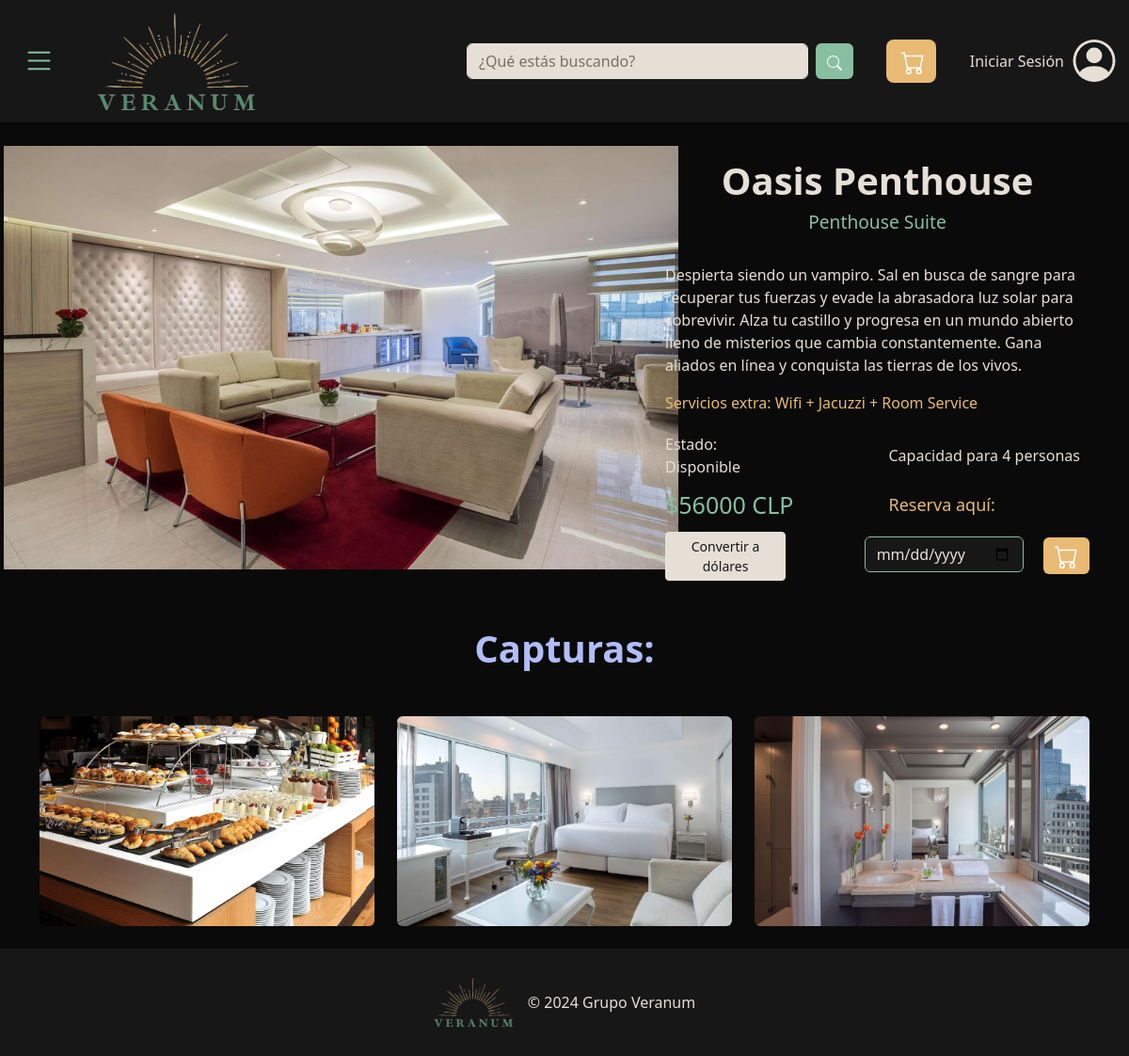
Page /9/ on the committed database.
### Store/models.py (models this page shows)
class Juego(models.Model):
    idJuego       = models.AutoField(primary_key=True)
    nombre        = models.CharField(max_length=50)
    desarrollador = models.ForeignKey('desarrollador', on_delete=models.CASCADE)
    categoria     = models.ForeignKey('categoriaJuego', on_delete=models.CASCADE)
    descripcion   = models.CharField(max_length=550)
    imagen        = models.ImageField(upload_to='juegos/imagenes')
    ytVidId       = models.CharField(max_length=11, null=True)
    precio        = models.IntegerField()
    stock         = models.IntegerField()
    clave         = models.FileField(upload_to='juegos/archivos_zip/',null= False)
    tipoClave     = models.ForeignKey('tipoClave', on_delete=models.CASCADE)

class tipoClave(models.Model):
    idTipo        = models.IntegerField(primary_key=True)
    nombre        = models.CharField(max_length=20)

class desarrollador(models.Model):
    idDev         = models.AutoField(primary_key=True)
    nombre        = models.CharField(max_length=50)

class categoriaJuego(models.Model):
    idCategoria   = models.AutoField(primary_key=True)
    nombre        = models.CharField(max_length=40)

class imgJuegos(models.Model):
    idImg         = models.AutoField(primary_key=True)
    idJuego       = models.ForeignKey('Juego', on_delete=models.CASCADE)
    imagen        = models.ImageField(upload_to='juegos/capturas')

### Store/views.py (the view)
# urls.py: path('<int:idJuego>/', views.verJuego, name='verJuego'),
def verJuego(request, idJuego):
    juego = Juego.objects.get(idJuego = idJuego)
    capturas = imgJuegos.objects.filter(idJuego=juego)
    return render(request, 'juegoplantilla.html', {'juego': juego, 'capturas': capturas})

### Store/templates/juegoplantilla.html (shortened to what this page needs)
{% extends "plantilla_base.html"  %}
{% block contenido %}
<div class="container pt-5">
    <div class="row mt-5 ">
      <div class="col-12 col-lg-7 justify-content-center align-items-center d-flex">
        <img src="{{juego.imagen.url}}" alt="" width="800" height="450">
      </div>
      <div class="col justify-content-end mt-4">
        <h4 style="font-size:40px; text-align: center; color: #e6dfd6; font-weight: bold">{{ juego.nombre }}</h4>
        <h4 style="font-size: larger; text-align: center; color: #88bfa0">{{ juego.tipoClave.nombre }}</h4>
        <p style="color: #e6dfd6; padding-top: 25px;">{{ juego.descripcion }}</p>
        <p style="color: #E8BA74">Servicios extra: {{ juego.desarrollador.nombre }}</p>
        <div class="row align-items-center d-flex">
          <div class="col-4 ">
            <p class="pt-1" id="producto" style="text-align: start; margin-bottom: 10px; color: #e6dfd6;">Estado: {{juego.categoria.nombre}}</p>
          </div>
          <div class="offset-2 col-6">
            <p class="pt-1" id="stock" style="text-align: start; margin-bottom: 10px; color: #e6dfd6"> Capacidad para {{ juego.stock }} personas</p>
          </div>
          <div class="col-6 d-flex align-items-center">
            <p type="text" style="color: success; font-size: 25px; color: #88bfa0; position:relative; margin-bottom: 5px; text-align: start;" class="precioJuego">${{ juego.precio }} CLP</p>
          </div>
          <div class="col-6">
            <p style="font-size: 18px; color: #E8BA74; font-weight: 500; text-align: start; margin-bottom: 5px;">Reserva aquí:</p>
          </div>
          <div class="col-6">
            <button type="button" class="btnConversion btn btn-primary btn-sm mt-1" id="btn_conversion"style="width: 60%;">Convertir a dólares</button>
          </div>
          <div class="col-6 d-flex justify-content-end align-items-center">
            <input type="date" class="fechaReserva form-control" id="fechaReserva" name="fechaReserva" style="width: 85%; height: 45%;background-color: #171717; border-color: #88bfa0; color: #e6dfd6;" required>
            <a class="btn-carro btn btn-primary btn mt-1" href="{% url 'agregarJuegoCarro' idJuego=juego.idJuego%}" role="button" id="btn-carro" style="width: 80px; margin-left: 10%;">
            </a>
          </div>
        </div>
      </div>
    </div>
    <h1 class="mt-5" style="color: #b0bdf8; text-align: center; font-weight: bold;">Capturas:</h1>
    <div class="row mt-5">
      {%for captura in capturas%}
      <div class="col-lg-4 col-md-12 mb-4 mb-lg-0">
        <img src="{{ captura.imagen.url }}"
        class="img-fluid w-100 shadow-1-strong rounded mb-4 hover-overlay img-clickable"
        alt="Captura"
        data-fancybox="galeria1">
      </div>
      {%endfor%}
    </div>
      </div>
    </div>
{% endblock %}

### Store/static/style.css (style rules this page uses)
body { background-color: #0A0A0A; }
h1 { color: #88bfa0; }
#producto { color: #88BFA0; }
#stock { color: #88BFA0; }
#btn-carro { background-color: #E8BA74; color: white; border: none; }
#btn_conversion { background-color: #e6dfd6; border-color: #E6DFD6; color: #171717; }
.form-control::placeholder { color: #b0bdf8 }

### rows in the picture
Juego: imagen (picture), nombre "Oasis Penthouse", tipoClave.nombre "Penthouse Suite", descripcion "Despierta siendo un vampiro. Sal en busca de sangre para recuperar tus fuerzas y evade la abrasadora luz solar para sobrevivir. Alza tu castillo y progresa en un mundo abierto lleno de misterios que cambia constantemente. Gana aliados en línea y conquista las tierras de los vivos.", desarrollador.nombre "Wifi + Jacuzzi + Room Service", categoria.nombre "Disponible", stock "4", precio "56000"
imgJuegos: imagen (picture)
imgJuegos: imagen (picture)
imgJuegos: imagen (picture)
